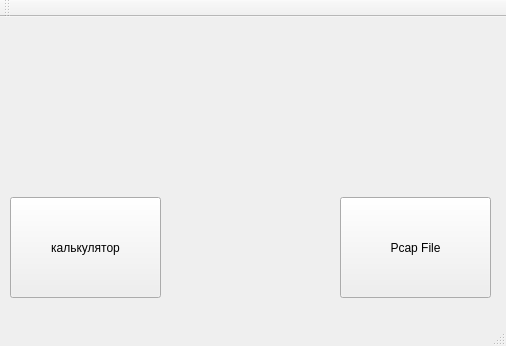
<?xml version="1.0" encoding="UTF-8"?>
<ui version="4.0">
 <class>MainWindow</class>
 <widget class="QMainWindow" name="MainWindow">
  <property name="geometry">
   <rect>
    <x>0</x>
    <y>0</y>
    <width>506</width>
    <height>346</height>
   </rect>
  </property>
  <property name="windowTitle">
   <string>MainWindow</string>
  </property>
  <widget class="QWidget" name="centralWidget">
   <widget class="QPushButton" name="pushButton">
    <property name="geometry">
     <rect>
      <x>10</x>
      <y>180</y>
      <width>151</width>
      <height>101</height>
     </rect>
    </property>
    <property name="text">
     <string>калькулятор</string>
    </property>
   </widget>
   <widget class="QPushButton" name="pushButton_2">
    <property name="geometry">
     <rect>
      <x>340</x>
      <y>180</y>
      <width>151</width>
      <height>101</height>
     </rect>
    </property>
    <property name="text">
     <string>Pcap File</string>
    </property>
   </widget>
   <widget class="QLabel" name="label_2">
    <property name="geometry">
     <rect>
      <x>10</x>
      <y>20</y>
      <width>491</width>
      <height>161</height>
     </rect>
    </property>
    <property name="text">
     <string/>
    </property>
    <property name="pixmap">
     <pixmap>../../../gUVZVdadVMSFWMONXYqNWP.jpg</pixmap>
    </property>
   </widget>
   <widget class="QLabel" name="label">
    <property name="geometry">
     <rect>
      <x>150</x>
      <y>170</y>
      <width>201</width>
      <height>121</height>
     </rect>
    </property>
    <property name="text">
     <string/>
    </property>
    <property name="pixmap">
     <pixmap>../../../1449072034475s.jpg</pixmap>
    </property>
   </widget>
  </widget>
  <widget class="QMenuBar" name="menuBar">
   <property name="geometry">
    <rect>
     <x>0</x>
     <y>0</y>
     <width>506</width>
     <height>25</height>
    </rect>
   </property>
  </widget>
  <widget class="QToolBar" name="mainToolBar">
   <attribute name="toolBarArea">
    <enum>TopToolBarArea</enum>
   </attribute>
   <attribute name="toolBarBreak">
    <bool>false</bool>
   </attribute>
  </widget>
  <widget class="QStatusBar" name="statusBar"/>
 </widget>
 <layoutdefault spacing="6" margin="11"/>
 <resources/>
 <connections/>
</ui>
